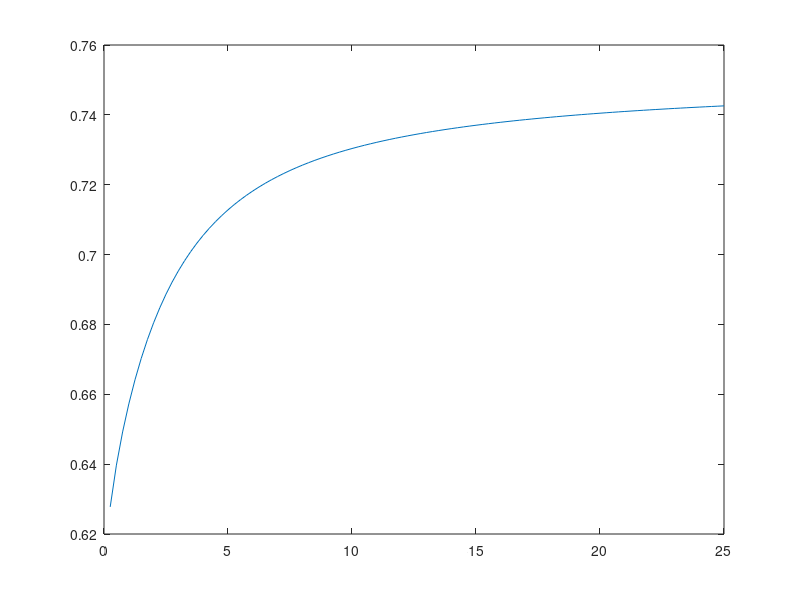

Write the MATLAB code that produced this figure.
%% Initialization.
clear
clc
close all hidden

%% Measurement parameters.
delta_t = 0.25; % s
number_of_post_bleach_images = 100;
number_of_pixels = 256;
number_of_pad_pixels = 128;
r_bleach = 32; % pixels

intensity_inside_bleach_region = 0.6;
intensity_outside_bleach_region = 0.9;

%% Particle parameters.
D = 350;
k_on = 1;
k_off = 1;
mobile_fraction = 0.5;

p_free = k_off / ( k_on + k_off );
p_bound = k_on / ( k_on + k_off );

tic
%% Initial condition. 
% Create a high resolution initial condition which is then downsampled to 
% avoid too sharp edges.
upsampling_factor = 3;

[X, Y] = meshgrid(1:upsampling_factor*(number_of_pixels + 2 * number_of_pad_pixels), 1:upsampling_factor*(number_of_pixels + 2 * number_of_pad_pixels));
X = X - 0.5;
Y = Y - 0.5;
xc = number_of_pad_pixels + number_of_pixels / 2;
yc = number_of_pad_pixels + number_of_pixels / 2;

U0 = zeros(size(X));
U0( (X - upsampling_factor * xc).^2 + (Y - upsampling_factor * yc).^2 <= (upsampling_factor * r_bleach)^2 ) = intensity_inside_bleach_region;
U0( (X - upsampling_factor * xc).^2 + (Y - upsampling_factor * yc).^2 > (upsampling_factor * r_bleach)^2 ) = intensity_outside_bleach_region;

% Distribute bound and free according to their marginal distribution,
% defined by p_free and p_bound.
B0 = p_bound * U0;
U0 = p_free * U0;

B0 = imresize(B0, [number_of_pixels + 2 * number_of_pad_pixels, number_of_pixels + 2 * number_of_pad_pixels]);
U0 = imresize(U0, [number_of_pixels + 2 * number_of_pad_pixels, number_of_pixels + 2 * number_of_pad_pixels]);
clear X Y

%% FFT of initial conditions.
F_U0 = fft2(U0);
F_B0 = fft2(B0);

%% FFT space time evolution of PDE system.
F_image_data_post_bleach_u = zeros(number_of_pixels + 2 * number_of_pad_pixels, number_of_pixels + 2 * number_of_pad_pixels, number_of_post_bleach_images);
F_image_data_post_bleach_b = zeros(number_of_pixels + 2 * number_of_pad_pixels, number_of_pixels + 2 * number_of_pad_pixels, number_of_post_bleach_images);
image_data_post_bleach_u = zeros(number_of_pixels + 2 * number_of_pad_pixels, number_of_pixels + 2 * number_of_pad_pixels, number_of_post_bleach_images);
image_data_post_bleach_b = zeros(number_of_pixels + 2 * number_of_pad_pixels, number_of_pixels + 2 * number_of_pad_pixels, number_of_post_bleach_images);

[XSI1, XSI2] = meshgrid(-(number_of_pixels + 2 * number_of_pad_pixels)/2:(number_of_pixels + 2 * number_of_pad_pixels)/2-1, ...
                        -(number_of_pixels + 2 * number_of_pad_pixels)/2:(number_of_pixels + 2 * number_of_pad_pixels)/2-1);

XSI1 = XSI1 * 2 * pi / (number_of_pixels + 2 * number_of_pad_pixels);
XSI2 = XSI2 * 2 * pi / (number_of_pixels + 2 * number_of_pad_pixels);
XSISQ = XSI1.^2 + XSI2.^2;
XSISQ = ifftshift(XSISQ);

% Diagonalization, excluding time t which DD will be multiplied with.
PP11 = -(k_on - k_off + (D^2.*XSISQ.^2 + 2.*D.*k_on.*XSISQ - 2.*D.*k_off.*XSISQ + k_on^2 + 2.*k_on.*k_off + k_off^2).^(1./2) + D.*XSISQ)./(2.*k_on);
PP12 = -(k_on - k_off - (D^2.*XSISQ.^2 + 2.*D.*k_on.*XSISQ - 2.*D.*k_off.*XSISQ + k_on^2 + 2.*k_on.*k_off + k_off^2).^(1./2) + D.*XSISQ)./(2.*k_on);

DD11 = -((k_on + k_off + (D^2.*XSISQ.^2 + 2.*D.*k_on.*XSISQ - 2.*D.*k_off.*XSISQ + k_on^2 + 2.*k_on.*k_off + k_off^2).^(1./2) + D.*XSISQ))./2;
DD22 = -((k_on + k_off - (D^2.*XSISQ.^2 + 2.*D.*k_on.*XSISQ - 2.*D.*k_off.*XSISQ + k_on^2 + 2.*k_on.*k_off + k_off^2).^(1./2) + D.*XSISQ))./2;

PPinv11 = -k_on./(2.*k_on.*k_off + k_on^2 + k_off^2 + D^2.*XSISQ.^2 + 2.*D.*k_on.*XSISQ - 2.*D.*k_off.*XSISQ).^(1./2);
PPinv12 = -(k_on - k_off - (D^2.*XSISQ.^2 + 2.*D.*k_on.*XSISQ - 2.*D.*k_off.*XSISQ + k_on^2 + 2.*k_on.*k_off + k_off^2).^(1./2) + D.*XSISQ)./(2.*(2.*k_on.*k_off + k_on^2 + k_off^2 + D^2.*XSISQ.^2 + 2.*D.*k_on.*XSISQ - 2.*D.*k_off.*XSISQ).^(1./2));
PPinv21 = -PPinv11;%k_on./(2.*k_on.*k_off + k_on^2 + k_off^2 + D^2.*XSISQ.^2 + 2.*D.*k_on.*XSISQ - 2.*D.*k_off.*XSISQ).^(1./2);
PPinv22 = (k_on - k_off + (D^2.*XSISQ.^2 + 2.*D.*k_on.*XSISQ - 2.*D.*k_off.*XSISQ + k_on^2 + 2.*k_on.*k_off + k_off^2).^(1./2) + D.*XSISQ)./(2.*(2.*k_on.*k_off + k_on^2 + k_off^2 + D^2.*XSISQ.^2 + 2.*D.*k_on.*XSISQ - 2.*D.*k_off.*XSISQ).^(1./2));

CONST11 = PP11 .* (PPinv11 .* F_U0 + PPinv12 .* F_B0);
CONST12 = PP12 .* (PPinv21 .* F_U0 + PPinv22 .* F_B0);
CONST21 = PPinv11 .* F_U0 + PPinv12 .* F_B0;
CONST22 = PPinv21 .* F_U0 + PPinv22 .* F_B0;

for t = 1:number_of_post_bleach_images
    T = t * delta_t;
    CONST1 = exp(DD11 * T);
    CONST2 = exp(DD22 * T);
    F_image_data_post_bleach_u(:, :, t) = CONST11 .* CONST1 + CONST12 .* CONST2;
    F_image_data_post_bleach_b(:, :, t) = CONST21 .* CONST1 + CONST22 .* CONST2;
end

image_data_post_bleach = zeros(number_of_pixels + 2 * number_of_pad_pixels, number_of_pixels + 2 * number_of_pad_pixels, number_of_post_bleach_images);
for t = 1:number_of_post_bleach_images
%     image_data_post_bleach_u(:, :, t) = abs(ifft2(F_image_data_post_bleach_u(:, :, t)));
%     image_data_post_bleach_b(:, :, t) = abs(ifft2(F_image_data_post_bleach_b(:, :, t)));
    image_data_post_bleach(:, :, t) = abs(ifft2(F_image_data_post_bleach_u(:, :, t) + F_image_data_post_bleach_b(:, :, t)));
end
image_data_post_bleach = image_data_post_bleach(number_of_pad_pixels+1:end-number_of_pad_pixels, number_of_pad_pixels+1:end-number_of_pad_pixels, :);
% image_data_post_bleach_u = image_data_post_bleach_u(number_of_pad_pixels+1:end-number_of_pad_pixels, number_of_pad_pixels+1:end-number_of_pad_pixels, :);
% image_data_post_bleach_b = image_data_post_bleach_b(number_of_pad_pixels+1:end-number_of_pad_pixels, number_of_pad_pixels+1:end-number_of_pad_pixels, :);

% image_data_post_bleach = image_data_post_bleach_u + image_data_post_bleach_b;

% Take (im)mobile fraction into account.
image_data_post_bleach = mobile_fraction * (image_data_post_bleach) + ...
    (1 - mobile_fraction) * (U0(number_of_pad_pixels+1:end-number_of_pad_pixels, number_of_pad_pixels+1:end-number_of_pad_pixels) + ...
    B0(number_of_pad_pixels+1:end-number_of_pad_pixels, number_of_pad_pixels+1:end-number_of_pad_pixels));

toc
%% Plot.
figure, imagesc(reshape(image_data_post_bleach, [number_of_pixels, number_of_pixels * number_of_post_bleach_images]))
axis 'equal'
axis([0 number_of_post_bleach_images*number_of_pixels 0 number_of_pixels])
axis off

x_bleach = 128;
y_bleach = 128;

[X, Y] = meshgrid(1:number_of_pixels, 1:number_of_pixels);
X = X - 0.5;
Y = Y - 0.5;
ind = find( (X - x_bleach).^2 + (Y - y_bleach).^2 <= r_bleach^2 );
ind = ind(:);
recovery_curve = zeros(1, number_of_post_bleach_images);
for current_image_post_bleach = 1:number_of_post_bleach_images
    slice = image_data_post_bleach(:, :, current_image_post_bleach);
    recovery_curve(current_image_post_bleach) = mean(slice(ind));
end
figure
plot(delta_t:delta_t:number_of_post_bleach_images*delta_t, recovery_curve)
